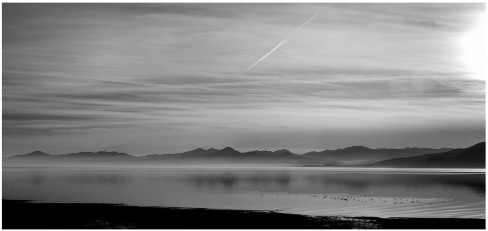
#> input picture B&WLandscape.png, 488 x 231 px
$ python PILPixels.py
#> lines starting #> are read from the running program, lines starting #| are printed output that depends on the picture
#> further down, im is the input picture: PIL image 488x231 RGBA; mean R, G, B, A 131.9, 131.9, 131.9, 255
from PIL import Image
import pathlib
import requests
import glob

def OnlineImage(Link:str):
    Req = requests.get(Link)
    with open("OnlineImage.jpg", "wb") as OnlineImWrite:
        OnlineImWrite.write(Req.content)
    return "OnlineImage.jpg"

def Base10ToBase2(Number, Amount=8):
    #Base 2
    Number = int(Number)
    Bin = (bin(Number).replace("0b", ''))
    if len(Bin) == Amount:
        return Bin
    elif len(Bin) > Amount:
        print("Too high")
        return
    return "0"*(Amount-len(Bin))+Bin

def Saver(im:Image.Image):
    with open("ThumbnailSave.jpeg", "wb") as ThumbnailSave:
        Thumbnail = im.convert(mode="RGB")
        Thumbnail.thumbnail((255,255))
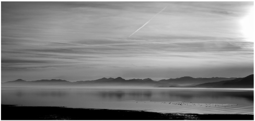
#> Thumbnail: PIL image 255x121 RGB; min 0, max 255, mean 131.9
        Thumbnail.save(ThumbnailSave)
    with open("ResizeSave.jpeg", "wb") as ResizeSave:
        Resize = im.convert(mode="RGB").resize((255,255))
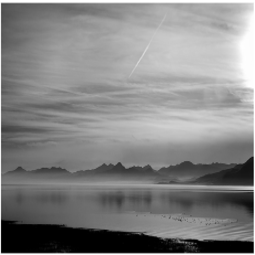
#> Resize: PIL image 255x255 RGB; min 0, max 255, mean 131.9
        Resize.save(ResizeSave)
    return ThumbnailSave, ResizeSave

Pics = ["Test.png", "B&WLandscape.png", "DOG.jpg", "Paint.png", "PurpToYello.png"] #, OnlineImage("")]

with Image.open(Pics[1], mode="r") as im:
    Thumb, Resize = Saver(im)
    Input = input("ThumbnailSave.jpeg (1) or ResizeSave.jpeg (2)\n")
#> the answer given: out.png
    if Input == "2":
        SmallIm = Image.open("ResizeSave.jpeg", mode="r")
    else:
        SmallIm = Image.open("ThumbnailSave.jpeg", mode="r")
    pathlib.Path(Resize.name).unlink()
    pathlib.Path(Thumb.name).unlink()
    print(f"Image size: {SmallIm.size} (width, height)")
#| Image size: (255, 121) (width, height)
    RGBPixelList = (SmallIm.convert(mode="RGB").getdata())
    FlattedList = []
    for x in RGBPixelList:
        for y in x:
            FlattedList += [y]
#> this loop made 30855 passes
#> x on passes 1 to 3: (255, 255, 255), (243, 243, 243), (255, 255, 255)
#> after the loop, FlattedList = 92565 items
    BinaryPixels = list(map(Base10ToBase2, FlattedList))
#> BinaryPixels = 92565 items

with open("BinaryOutput.txt", "w") as F:
    F.write(f"{Base10ToBase2(SmallIm.width)}\n{Base10ToBase2(SmallIm.height)}\n{Base10ToBase2(24)}\n")
    F.write(''.join(BinaryPixels))
